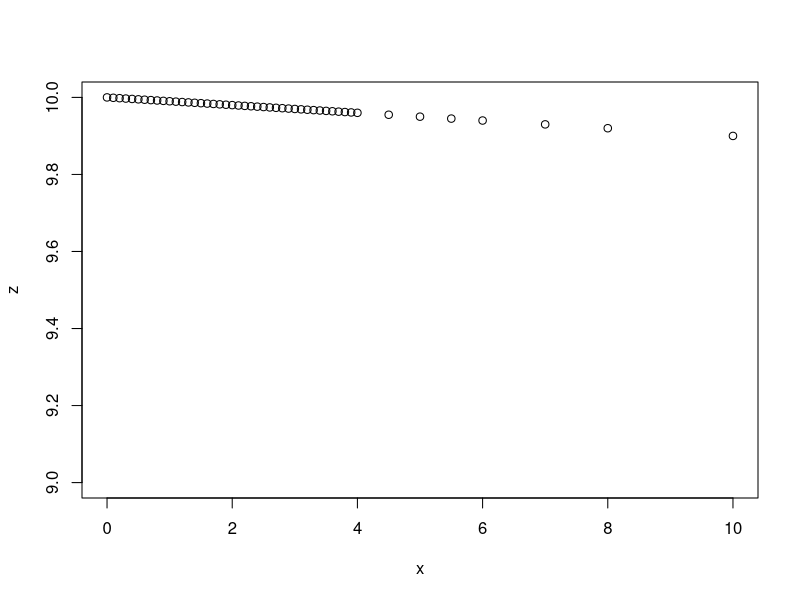
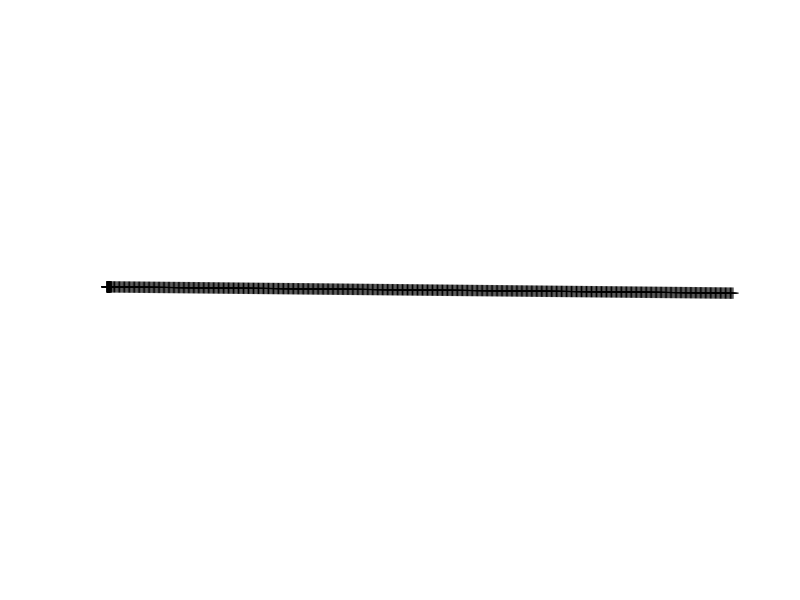
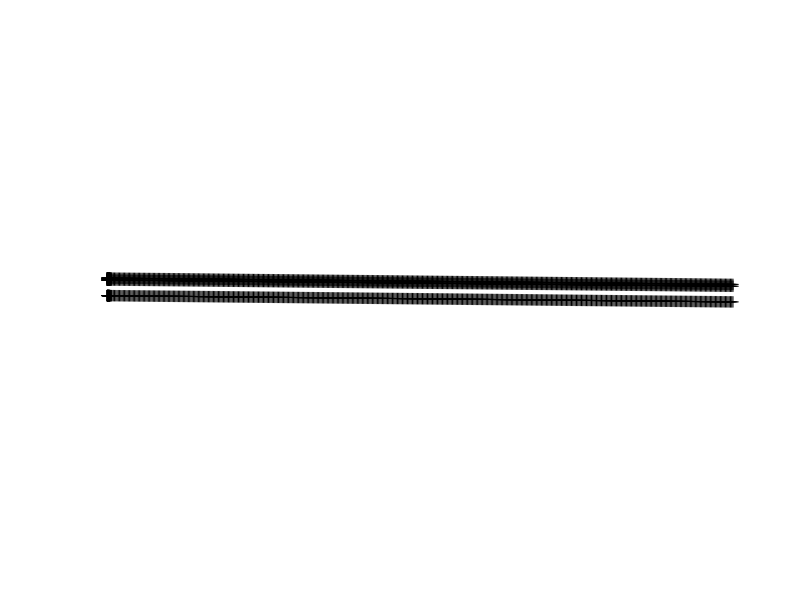

Recreate these plots in R, in order.

library(sp)

set.seed(1331)
pts = cbind(1:5, 1:5)
dimnames(pts)[[1]] = letters[1:5]
df = data.frame(a = 1:5)
row.names(df) = letters[5:1]


#base layer
x <- c(seq(0,4, by = 0.1),
       4.5, 5, 5.5, 6, 7,
       seq(8,1000, by = 2))
z <- -0.01*x+10
plot(z~x, ylim = c(9,10), xlim = c(0,10))


coord <- cbind(x,z)
head(coord)
tail(coord)

b <- SpatialPointsDataFrame(coord, data = data.frame(base = 1:543))

plot(b)


#bedrock top
coord2 <- cbind(x, z+25)

#alluvium top
coord3 <- cbind(x, z+28)


#all together
all <- rbind(coord, coord2, coord3)

a <- SpatialPointsDataFrame(all, data = data.frame(model = 1:nrow(all)))
plot(a) 
